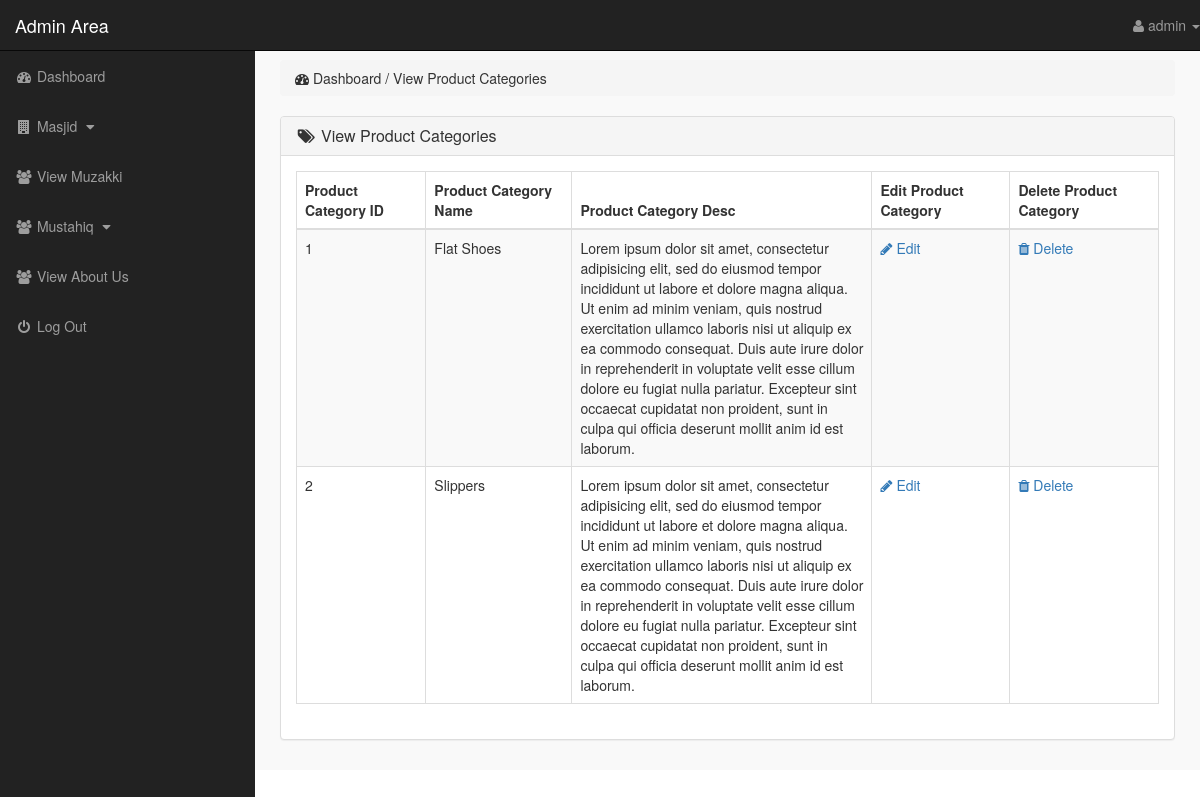
The page /admin_area/index.php?view_categories (signed in) on the database its author committed.
### tables this page shows
CREATE TABLE `category` (
  `category_id` int(10) NOT NULL,
  `category_name` text NOT NULL,
  `category_desc` text NOT NULL
);

### admin_area/view_categories.php (the view)
<?php
    if(!isset($_SESSION['admin_email'])){
        echo "<script>window.open('login.php','_self')</script>";
    }else{
?>
<div class="row">
    <div class="col-lg-12">
        <ol class="breadcrumb">
            <li>
                <i class="fa fa-dashboard"></i> Dashboard / View Product Categories
            </li>
        </ol>
    </div>
</div>
<div class="row">
    <div class="col-lg-12">
        <div class="panel panel-default">
            <div class="panel-heading">
                <h3 class="panel-title">
                    <i class="fa fa-tags fa-fw"></i> View Product Categories
                </h3>
            </div>
            <div class="panel-body">
                <div class="table-responsive">
                    <table class="table table-hover table-striped table-bordered">
                        <thead>
                            <tr>
                                <th> Product Category ID </th>
                                <th> Product Category Name </th>
                                <th> Product Category Desc </th>
                                <th> Edit Product Category </th>
                                <th> Delete Product Category </th>
                            </tr>
                        </thead>
                        <tbody>
                            <?php
                                $i=0;
                                $get_category = "SELECT * FROM category";
                                $run_category = mysqli_query($con,$get_category);
                                while($row_category=mysqli_fetch_array($run_category)){
                                    $category_id = $row_category['category_id'];
                                    $category_name = $row_category['category_name'];
                                    $category_desc = $row_category['category_desc'];
                                    $i++;
                            ?>
                            <tr>
                                <td> <?php echo $i; ?> </td>
                                <td> <?php echo $category_name; ?> </td>
                                <td width="300"> <?php echo $category_desc; ?> </td>
                                <td>
                                    <a href="index.php?edit_category= <?php echo $category_id; ?> ">
                                        <i class="fa fa-pencil"></i> Edit
                                    </a>
                                </td>
                                <td>
                                    <a href="index.php?delete_category= <?php echo $category_id; ?> ">
                                        <i class="fa fa-trash"></i> Delete
                                    </a>
                                </td>
                            </tr>
                            <?php } ?>
                        </tbody>
                    </table>
                </div>
            </div>
        </div>
    </div>
</div>
<?php } ?>

### admin_area/includes/sidebar.php (shortened to what this page needs)
<?php
    if(!isset($_SESSION['admin_email'])){
        echo "<script>window.open('login.php','_self')</script>";
    }else{
?>
<nav class="navbar navbar-inverse navbar-fixed-top">
    <div class="navbar-header">
        <a href="index.php?dashboard" class="navbar-brand">Admin Area</a>
    </div>
    <ul class="nav navbar-right top-nav">
        <li class="dropdown">
            <a href="#" class="dropdown-toggle" data-toggle="dropdown">
                <i class="fa fa-user"></i> <?php echo $admin_name; ?> <b class="caret"></b>
            </a>
        </li>
    </ul>
    <div class="collapse navbar-collapse navbar-ex1-collapse">
        <ul class="nav navbar-nav side-nav">
            <li>
                <a href="index.php?dashboard">
                    <i class="fa fa-fw fa-dashboard"></i> Dashboard
                </a>
            </li>
            <li>
                <a href="#" data-toggle="collapse" data-target="#products">
                    <i class="fa fa-fw fa-building"></i> Masjid
                    <i class="fa fa-fw fa-caret-down"></i>
                </a>
            </li>
            <li>
                <a href="index.php?view_muzakki">
                    <i class="fa fa-fw fa-users"></i> View Muzakki
                </a>
            </li>
            <li>
              <a href="#" data-toggle="collapse" data-target="#users">
                  <i class="fa fa-fw fa-users"></i> Mustahiq
                  <i class="fa fa-fw fa-caret-down"></i>
              </a>
            </li>
            <li>
                <a href="index.php?view_about">
                    <i class="fa fa-fw fa-users"></i> View About Us
                </a>
            </li>
            <li>
                <a href="logout.php">
                    <i class="fa fa-fw fa-power-off"></i> Log Out
                </a>
            </li>
        </ul>
    </div>
</nav>
<?php } ?>

### admin_area/css/style.css (style rules this page uses)
body { margin-top: 100px; }
@media (min-width: 768px) { body { margin-top: 50px; } }
.top-nav { 0 15px; }
.top-nav>li { float: left; display: inline-block; }
.top-nav>li>a { color: #999999; line-height: 20px; padding-top: 15px; padding-bottom: 15px; }
@media (min-width: 768px) { .side-nav { position: fixed; top: 51px; bottom: 0; width: 255px; overflow-y: auto; overflow-x: hidden; background-color: #222222; padding-bottom: 40px; border-radius: 0; } }
@media (min-width: 768px) { .side-nav>li>a { width: 255px; } }
.panel-body { border-radius: 5px; }

### rows shown on the page
category: category_name "Flat Shoes", category_desc "Lorem ipsum dolor sit amet, consectetur adipisicing elit, sed do eiusmod tempor incididunt ut labore et dolore magna aliqua. Ut enim ad minim veniam, quis nostrud exercitation ullamco laboris nisi ut aliquip ex ea commodo consequat. Duis aute irure dolor in reprehenderit in voluptate velit esse cillum dolore eu fugiat nulla pariatur. Excepteur sint occaecat cupidatat non proident, sunt in culpa qui officia deserunt mollit anim id est laborum."
category: category_name "Slippers", category_desc "Lorem ipsum dolor sit amet, consectetur adipisicing elit, sed do eiusmod tempor incididunt ut labore et dolore magna aliqua. Ut enim ad minim veniam, quis nostrud exercitation ullamco laboris nisi ut aliquip ex ea commodo consequat. Duis aute irure dolor in reprehenderit in voluptate velit esse cillum dolore eu fugiat nulla pariatur. Excepteur sint occaecat cupidatat non proident, sunt in culpa qui officia deserunt mollit anim id est laborum."

### other values the page prints
$admin_name "admin"
